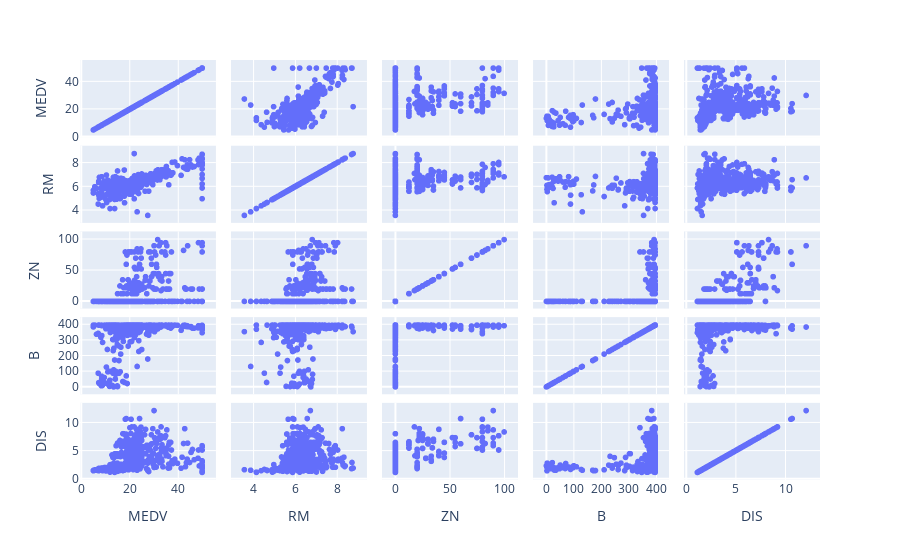

Here is the notebook cell this chart was saved with:
### Code cell
attributes = ['MEDV', 'RM', "ZN", 'B', 'DIS']
px.scatter_matrix(data[attributes])

### Figure 1 — Plotly figure (JSON) as saved in the notebook; plotly's stock layout.template omitted (floating-point values rounded to 4 significant figures; data arrays with more than 128 entries replaced by an {"elided": "..."} marker saying what was removed)
{"data": [{"dimensions": [{"axis": {"matches": true}, "label": "MEDV", "values": {"elided": "506 float values"}}, {"axis": {"matches": true}, "label": "RM", "values": {"elided": "506 float values"}}, {"axis": {"matches": true}, "label": "ZN", "values": {"elided": "506 float values"}}, {"axis": {"matches": true}, "label": "B", "values": {"elided": "506 float values"}}, {"axis": {"matches": true}, "label": "DIS", "values": {"elided": "506 float values"}}], "hovertemplate": "%{xaxis.title.text}=%{x}<br>%{yaxis.title.text}=%{y}<extra></extra>", "legendgroup": "", "marker": {"color": "#636efa", "symbol": "circle"}, "name": "", "showlegend": false, "type": "splom"}], "layout": {"dragmode": "select", "legend": {"tracegroupgap": 0}, "margin": {"t": 60}}}
